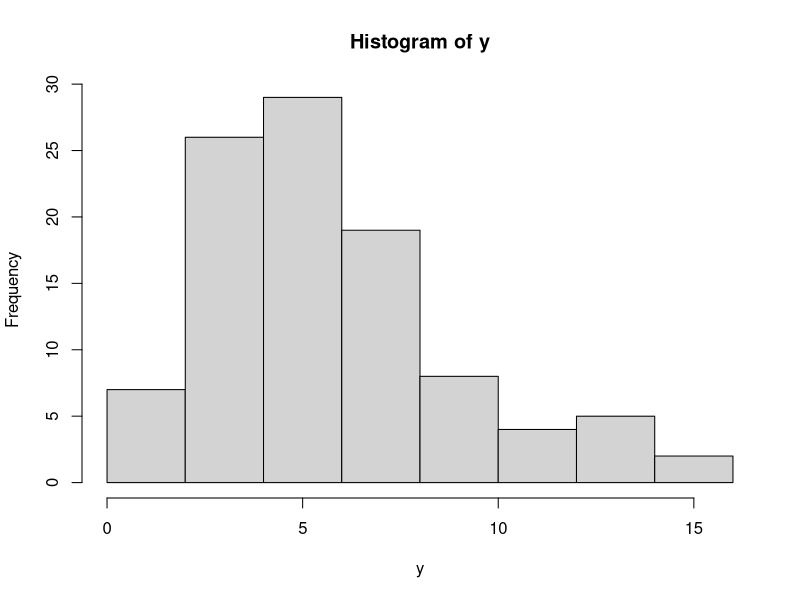
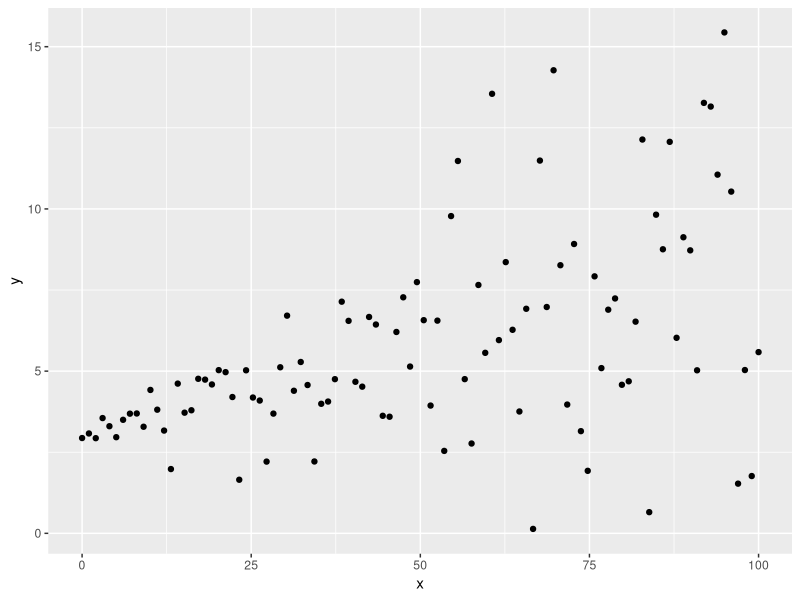
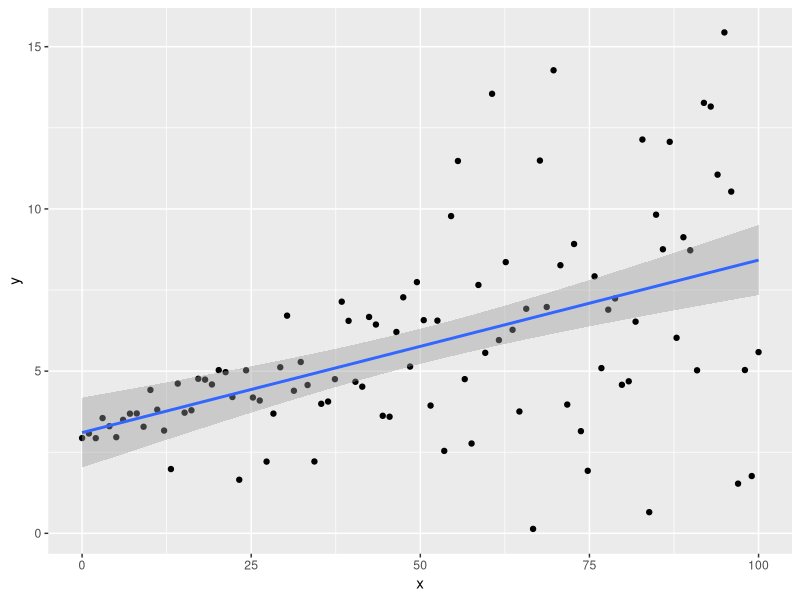
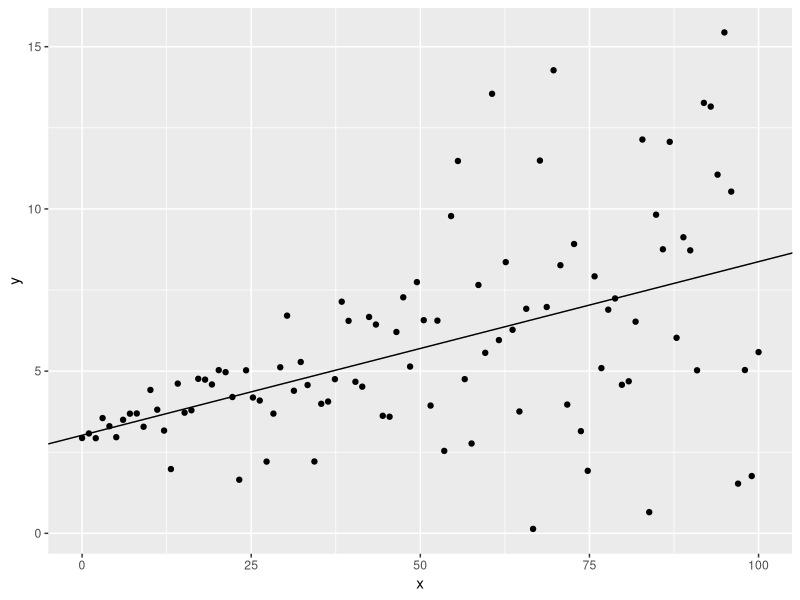
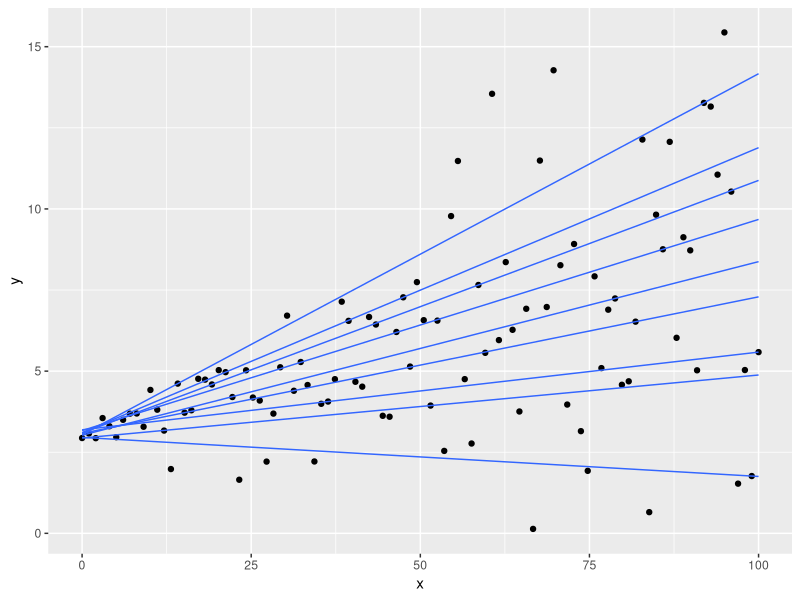
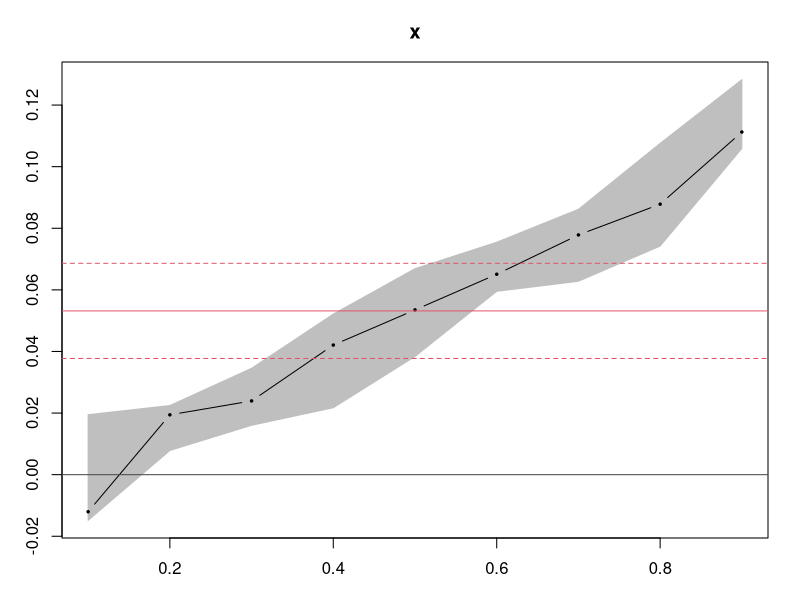
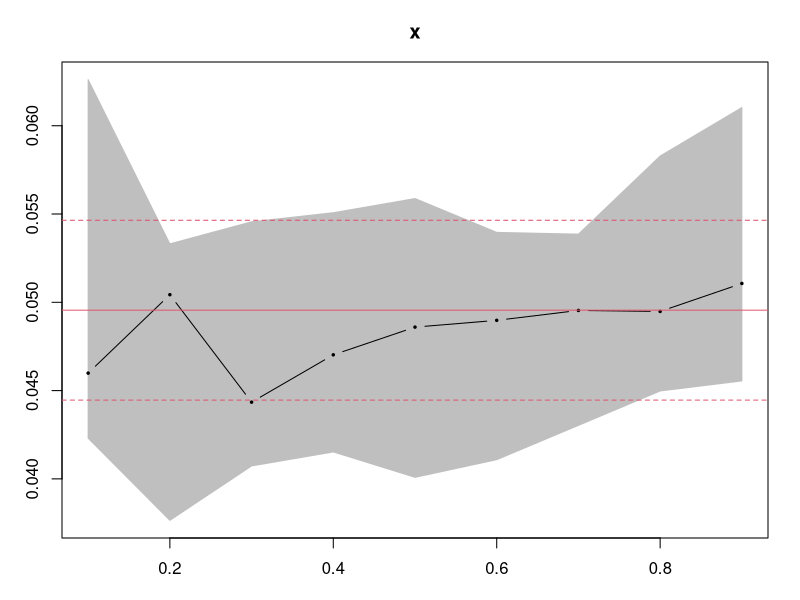

These figures' R source, in order:
## ---- chunk 1
# generate data with non-constant variance

x <- seq(0,100,length.out = 100)        # independent variable
sig <- 0.1 + 0.05*x                     # non-constant variance
b_0 <- 3                                # true intercept
b_1 <- 0.05                             # true slope
set.seed(1)                             # reproducibility
e <- rnorm(100,mean = 0, sd = sig)      # normal random error with non-constant variance
y <- b_0 + b_1*x + e                    # dependent variable
dat <- data.frame(x,y)
hist(y)
library(ggplot2)
ggplot(dat, aes(x,y)) + geom_point()
ggplot(dat, aes(x,y)) + geom_point() + geom_smooth(method="lm")
## ---- chunk 2
library(quantreg)
qr <- rq(y ~ x, data=dat, tau = 0.5) # tau: quantile of interest. Here we have it at 50th percentile.
summary(qr)
## ---- chunk 3
ggplot(dat, aes(x,y)) + geom_point() + 
  geom_abline(intercept=coef(qr)[1], slope=coef(qr)[2])
## ---- chunk 4
qs <- 1:9/10
qr1 <- rq(y ~ x, data=dat, tau = qs)
#check for its coefficients
coef(qr1)

# plot
ggplot(dat, aes(x,y)) + geom_point() + geom_quantile(quantiles = qs)
## ---- chunk 5
plot(summary(qr1), parm="x")
## ---- chunk 6
# generate data with constant variance

x <- seq(0, 100, length.out = 100)        # independent variable
b_0 <- 3                                # true intercept
b_1 <- 0.05                             # true slope
set.seed(1)                             # reproducibility
e <- rnorm(100, mean = 0, sd = 1)        # normal random error with constant variance
y <- b_0 + b_1 * x + e                    # dependent variable
dat2 <- data.frame(x, y)
qr2 = rq(y ~ x, data = dat2, tau = qs)
plot(summary(qr2), parm = "x")
